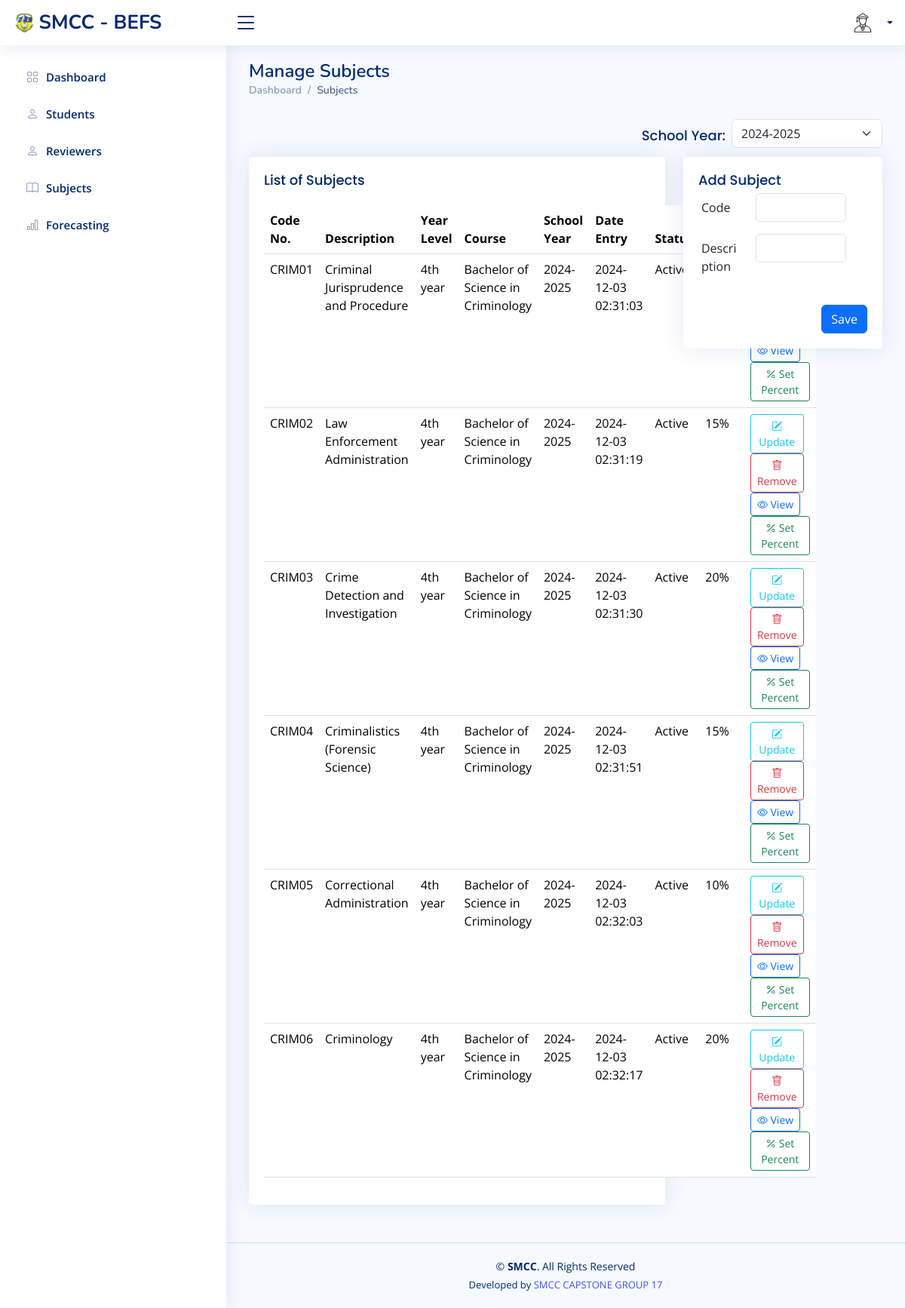
/dean/dean_subjects.php, run on the app's committed database.
### tables this page shows
CREATE TABLE `subjects` (
  `id` int(11) NOT NULL,
  `code` varchar(255) DEFAULT NULL,
  `description` varchar(255) DEFAULT NULL,
  `year_level_id` int(11) DEFAULT NULL,
  `course_id` int(11) DEFAULT NULL,
  `school_year_id` int(11) DEFAULT NULL,
  `date_entry` datetime DEFAULT NULL,
  `status` varchar(255) DEFAULT NULL
);

CREATE TABLE `year_level` (
  `id` int(11) NOT NULL,
  `description` varchar(255) DEFAULT NULL,
  `user_id` int(11) DEFAULT NULL,
  `date_entry` datetime DEFAULT NULL,
  `status` varchar(255) DEFAULT NULL
);

CREATE TABLE `course` (
  `id` int(11) NOT NULL,
  `description` varchar(255) DEFAULT NULL,
  `year_level_id` int(11) DEFAULT NULL,
  `school_year` varchar(255) DEFAULT NULL,
  `date_entry` datetime DEFAULT NULL,
  `status` varchar(255) DEFAULT NULL,
  `code_no` varchar(255) DEFAULT NULL
);

CREATE TABLE `school_year` (
  `id` int(11) NOT NULL,
  `description` varchar(255) DEFAULT NULL,
  `status` varchar(255) DEFAULT NULL,
  `user_id` int(11) DEFAULT NULL,
  `date_created` datetime DEFAULT NULL
);

CREATE TABLE `subject_percent` (
  `id` int(11) NOT NULL,
  `sub_id` int(11) DEFAULT NULL,
  `percent` varchar(255) DEFAULT NULL
);

### dean/dean_subjects.php (the view, shortened to what this page needs)
<!DOCTYPE html>
<html lang="en">
<?php
include('../dbconnect.php');
$current_school_year_query = mysqli_query($conn, "SELECT id, description FROM school_year WHERE status = 'Current Set'") or die(mysqli_error($conn));
$current_school_year = mysqli_fetch_assoc($current_school_year_query);
$current_school_year_id = $current_school_year['id'] ?? null;
$selected_school_year = $_GET['school_year'] ?? $current_school_year_id;
?>
<head>
  <link href="../assets/vendor/bootstrap/css/bootstrap.min.css" rel="stylesheet">
  <link href="../assets/vendor/bootstrap-icons/bootstrap-icons.css" rel="stylesheet">
  <link href="../assets/vendor/boxicons/css/boxicons.min.css" rel="stylesheet">
  <link href="../assets/vendor/quill/quill.snow.css" rel="stylesheet">
  <link href="../assets/vendor/quill/quill.bubble.css" rel="stylesheet">
  <link href="../assets/vendor/remixicon/remixicon.css" rel="stylesheet">
  <link href="../assets/vendor/simple-datatables/style.css" rel="stylesheet">
  <link href="../assets/css/style.css" rel="stylesheet">
</head>
<body>
  <?php include('dean_header.php'); ?>
  <?php include('dean_sidebar.php'); ?>
  <main id="main" class="main">
    <div class="pagetitle">
      <h1>Manage Subjects</h1>
      <nav>
        <ol class="breadcrumb">
          <li class="breadcrumb-item"><a href="dean_home_page.php?user_id=<?php echo $user_id; ?>">Dashboard</a></li>
          <li class="breadcrumb-item active">Subjects</li>
        </ol>
      </nav>
    </div>
    <div>
        <form method="GET" action="dean_subjects.php">
          <div class="d-flex align-items-center justify-content-end">
            <label for="school_year_filter" class="card-title me-2">School Year:</label>
            <select class="form-select" style="width: 200px;" name="school_year" id="school_year_filter" onchange="this.form.submit()">
              <?php
          $sy_query = mysqli_query($conn, "SELECT id, description FROM school_year ORDER BY description ASC");
          while ($sy_row = mysqli_fetch_assoc($sy_query)) {
            $selected = ($sy_row['id'] == $selected_school_year) ? 'selected' : '';
            echo "<option value='{$sy_row['id']}' $selected>{$sy_row['description']}</option>";
                }
              ?>
            </select>
          </div>
        </form>
    </div>
    <section class="section">
      <div class="row">
        <div class="col-lg-8">
          <div class="card">
            <div class="card-body">
              <h5 class="card-title">List of Subjects</h5>
              <table class="table datatable">
                <thead>
                  <tr>
                    <th>Code No.</th>
                    <th>Description</th>
                    <th>Year Level</th>
                    <th>Course</th>
                    <th>School Year</th>
                    <th>Date Entry</th>
                    <th>Status</th>
                    <th>Exam (%)</th>
                    <th>Action</th>
                  </tr>
                </thead>
                <tbody>
                <?php
 $school_year_filter = $selected_school_year ? "AND subjects.school_year_id = '$selected_school_year'" : '';
$dean_course_query = mysqli_query($conn, "SELECT course_id FROM dean_course WHERE user_id = '$user_id'") or die(mysqli_error($conn));
$course_ids = [];
while ($row = mysqli_fetch_assoc($dean_course_query)) {
    $course_ids[] = $row['course_id'];
}
if (count($course_ids) > 0) {
    $course_ids_imploded = implode(',', $course_ids);
    $query = mysqli_query($conn, "
        SELECT
            subjects.id AS s_id,
            subjects.code AS s_code,
            subjects.description AS s_desc,
            year_level.description AS y_desc,
            course.description AS c_desc,
            school_year.description AS sy_desc,
            subjects.date_entry AS s_date,
            subjects.status AS s_status,
            subject_percent.percent AS percent
        FROM
            subjects
        JOIN
            year_level ON subjects.year_level_id = year_level.id
        JOIN
            course ON subjects.course_id = course.id
        JOIN
            school_year ON subjects.school_year_id = school_year.id
        JOIN
            subject_percent ON subjects.id = subject_percent.sub_id
        WHERE
            subjects.course_id IN ($course_ids_imploded)
            AND subjects.status = 'Active'
            $school_year_filter
    ") or die(mysqli_error($conn));
    while ($row = mysqli_fetch_array($query)) {
        $s_id = $row['s_id'];
        $s_code = $row['s_code'];
        $s_desc = $row['s_desc'];
        $y_desc = $row['y_desc'];
        $c_desc = $row['c_desc'];
        $sy_desc = $row['sy_desc'];
        $s_date = $row['s_date'];
        $s_status = $row['s_status'];
        $percent = $row['percent'];
?>
<tr>
    <td><?php echo $s_code; ?></td>
    <td><?php echo $s_desc; ?></td>
    <td><?php echo $y_desc; ?></td>
    <td><?php echo $c_desc; ?></td>
    <td><?php echo $sy_desc; ?></td>
    <td><?php echo $s_date; ?></td>
    <td><?php echo $s_status; ?></td>
    <td><?php echo $percent; ?>%</td>
    <td>
    <a href="#"
       class="btn btn-outline-info btn-sm me-2"
       data-bs-toggle="modal"
       data-bs-target="#updateSubjectModal"
       data-s_id="<?php echo $s_id; ?>"
       data-s_code="<?php echo $s_code; ?>"
       data-s_desc="<?php echo $s_desc; ?>">
      <i class="bi bi-pencil-square"></i> Update
    </a>
    <a href="dean_subjects_remove_sc.php?user_id=<?php echo $user_id; ?>&s_id=<?php echo $s_id; ?>"
       class="btn btn-outline-danger btn-sm me-2"
       onclick="return confirm('Are you sure you want to remove this subject?');">
      <i class="bi bi-trash"></i> Remove
    </a>
    <a href="dean_students.php?user_id=<?php echo $user_id; ?>&sub_id=<?php echo $s_id; ?>"
       class="btn btn-outline-primary btn-sm me-2">
      <i class="bi bi-eye"></i> View
    </a>
    <a href="#"
       class="btn btn-outline-success btn-sm"
       data-bs-toggle="modal"
       data-bs-target="#updatePercentModal"
       data-s_id="<?php echo $s_id; ?>"
       data-s_code="<?php echo $s_code; ?>"
       data-s_desc="<?php echo $s_desc; ?>"
       data-current_percent="<?php echo $percent; ?>">
      <i class="bi bi-percent"></i> Set Percent
    </a>
  </td>
</tr>
                <?php
                      }
                  } else {
                      echo "<tr><td colspan='8'>No subjects found for this dean.</td></tr>";
                  }
                ?>
                </tbody>
              </table>
            </div>
          </div>
        </div>
<div class="col-lg-4">
  <div class="card">
    <div class="card-body">
      <h5 class="card-title">Add Subject</h5>
      <form action="dean_subjects_add_sc.php?user_id=<?php echo $user_id; ?>" method="POST" enctype="multipart/form-data" class="row g-3 user needs-validation" novalidate>
        <div class="row mb-3">
          <label for="inputText" class="col-sm-4 col-form-label">Code</label>
          <div class="col-sm-8">
            <input name="subject_code" type="text" class="form-control" required>
          </div>
        </div>
        <div class="row mb-3">
          <label for="inputEmail" class="col-sm-4 col-form-label">Description</label>
          <div class="col-sm-8">
            <input name="description" type="text" class="form-control" required>
          </div>
        </div>
        <div class="text-end">
          <button name="add_subjects" type="submit" class="btn btn-primary">Save</button>
        </div>
      </form>
    </div>
  </div>
</div>
    </section>
  </main>
  <?php include('../footer.php'); ?>
</body>
</html>

### assets/css/style.css (style rules this page uses)
:root { scroll-behavior: smooth; }
body { font-family: "Open Sans", sans-serif; background: #f6f9ff; color: #444444; }
a { color: #4154f1; text-decoration: none; }
h1, h2, h3, h4, h5, h6 { font-family: "Nunito", sans-serif; }
#main { margin-top: 60px; padding: 20px 30px; transition: all 0.3s; }
.pagetitle { margin-bottom: 10px; }
.pagetitle h1 { font-size: 24px; margin-bottom: 0; font-weight: 600; color: #012970; }
.card { margin-bottom: 30px; border: none; border-radius: 5px; box-shadow: 0px 0 30px rgba(1, 41, 112, 0.1); }
.card-title { padding: 20px 0 15px 0; font-size: 18px; font-weight: 500; color: #012970; font-family: "Poppins", sans-serif; }
.card-body { padding: 0 20px 20px 20px; }
.breadcrumb { font-size: 14px; font-family: "Nunito", sans-serif; color: #899bbd; font-weight: 600; }
.breadcrumb a { color: #899bbd; transition: 0.3s; }
.breadcrumb .breadcrumb-item::before { color: #899bbd; }
.breadcrumb .active { color: #51678f; font-weight: 600; }
@media (min-width: 1200px) { #main, #footer { margin-left: 300px; } }

### data on the page
subjects: code "CRIM01", description "Criminal Jurisprudence and Procedure", year_level.description "4th year", course.description "Bachelor of Science in Criminology", school_year.description "2024-2025", date_entry "2024-12-03 02:31:03", status "Active"
subjects: code "CRIM02", description "Law Enforcement Administration", year_level.description "4th year", course.description "Bachelor of Science in Criminology", school_year.description "2024-2025", date_entry "2024-12-03 02:31:19", status "Active", subject_percent.percent "15"
subjects: code "CRIM03", description "Crime Detection and Investigation", year_level.description "4th year", course.description "Bachelor of Science in Criminology", school_year.description "2024-2025", date_entry "2024-12-03 02:31:30", status "Active", subject_percent.percent "20"
subjects: code "CRIM04", description "Criminalistics (Forensic Science)", year_level.description "4th year", course.description "Bachelor of Science in Criminology", school_year.description "2024-2025", date_entry "2024-12-03 02:31:51", status "Active", subject_percent.percent "15"
subjects: code "CRIM05", description "Correctional Administration", year_level.description "4th year", course.description "Bachelor of Science in Criminology", school_year.description "2024-2025", date_entry "2024-12-03 02:32:03", status "Active", subject_percent.percent "10"
subjects: code "CRIM06", description "Criminology", year_level.description "4th year", course.description "Bachelor of Science in Criminology", school_year.description "2024-2025", date_entry "2024-12-03 02:32:17", status "Active", subject_percent.percent "20"

### other printed values
form field school_year "2024-2025"
